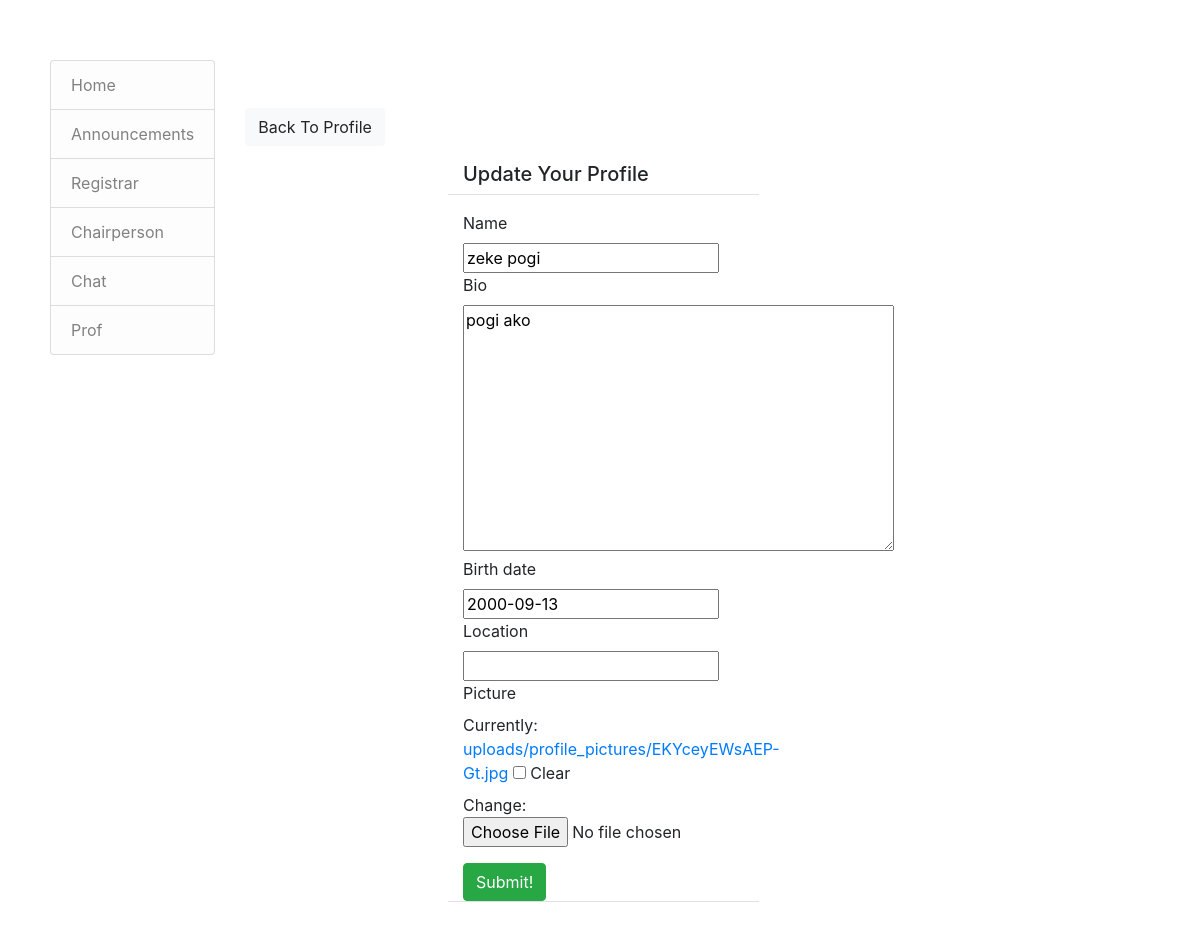
Screenshot of /profile/edit/1/ (signed in) with the database file from the repository.
### student/models.py (models this page shows)
class UserProfile(models.Model):
    user = models.OneToOneField(User, primary_key=True, verbose_name='user', related_name='profile', on_delete=models.CASCADE)
    name = models.CharField(max_length=30, blank=True, null=True)
    bio = models.TextField(max_length=500, blank=True, null=True)
    birth_date=models.DateField(null=True, blank=True)
    location = models.CharField(max_length=100, blank=True, null=True)
    picture = models.ImageField(upload_to='uploads/profile_pictures', default='uploads/profile_pictures/default.jpg', blank=True)

### student/views.py (the view, shortened to what this page needs)
# urls.py: path('profile/edit/<int:pk>/', ProfileEditView.as_view(), name='profile_edit'),
class ProfileEditView(LoginRequiredMixin, UserPassesTestMixin, UpdateView):
    model = UserProfile
    fields = ['name', 'bio', 'birth_date', 'location', 'picture']
    template_name = 'home/profile_edit.html'
    def test_func(self):
        profile = self.get_object()
        return self.request.user == profile.user

### student/templates/home/profile_edit.html (shortened to what this page needs)
{% extends 'home/base.html' %}
{% load crispy_forms_tags %}
{% block content %}
<div class="container">
    <div class="row mt-5">
        <div class="col-md-5 col-sm-6">
            <a href="{% url 'profile' object.pk %}" class="btn btn-light">Back To Profile</a>
        </div>
    </div>
    <div class="row justify-content-center mt-3">
        <div class="col-md-5 col-sm-12 border-bottom">
            <h5>Update Your Profile</h5>
        </div>
    </div>
    <div class="row justify-content-center mt-3 mb-5">
        <div class="col-md-5 col-sm-12 border-bottom">
            <form method="POST" enctype="multipart/form-data">
                {{ form | crispy }}
                <div class="d-grid gap-2">
                    <button class="btn btn-success mt-3">Submit!</button>
                </div>
            </form>
        </div>
    </div>
</div>
{% endblock content %}

### rows the page displays
UserProfile: name "zeke pogi", bio "pogi ako", birth_date "2000-09-13"
